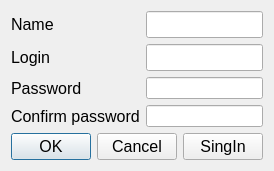
<?xml version="1.0" encoding="UTF-8"?>
<ui version="4.0">
 <class>RegistrationForm</class>
 <widget class="QWidget" name="RegistrationForm">
  <property name="geometry">
   <rect>
    <x>0</x>
    <y>0</y>
    <width>257</width>
    <height>155</height>
   </rect>
  </property>
  <property name="windowTitle">
   <string>Form</string>
  </property>
  <layout class="QVBoxLayout" name="verticalLayout">
   <item>
    <layout class="QFormLayout" name="formLayout">
     <item row="1" column="0">
      <widget class="QLabel" name="label">
       <property name="font">
        <font>
         <pointsize>12</pointsize>
        </font>
       </property>
       <property name="text">
        <string>Login</string>
       </property>
      </widget>
     </item>
     <item row="2" column="0">
      <widget class="QLabel" name="label_2">
       <property name="font">
        <font>
         <pointsize>12</pointsize>
        </font>
       </property>
       <property name="text">
        <string>Password</string>
       </property>
      </widget>
     </item>
     <item row="3" column="0">
      <widget class="QLabel" name="label_3">
       <property name="font">
        <font>
         <pointsize>12</pointsize>
        </font>
       </property>
       <property name="text">
        <string>Confirm password</string>
       </property>
      </widget>
     </item>
     <item row="1" column="1">
      <widget class="QLineEdit" name="loginLineEdit">
       <property name="font">
        <font>
         <pointsize>12</pointsize>
        </font>
       </property>
      </widget>
     </item>
     <item row="2" column="1">
      <widget class="QLineEdit" name="passwordLineEdit">
       <property name="echoMode">
        <enum>QLineEdit::Password</enum>
       </property>
      </widget>
     </item>
     <item row="3" column="1">
      <widget class="QLineEdit" name="passwordConfirmLineEdit">
       <property name="echoMode">
        <enum>QLineEdit::Password</enum>
       </property>
      </widget>
     </item>
     <item row="0" column="0">
      <widget class="QLabel" name="label_4">
       <property name="font">
        <font>
         <pointsize>12</pointsize>
        </font>
       </property>
       <property name="text">
        <string>Name</string>
       </property>
      </widget>
     </item>
     <item row="0" column="1">
      <widget class="QLineEdit" name="nameLineEdit">
       <property name="font">
        <font>
         <pointsize>12</pointsize>
        </font>
       </property>
      </widget>
     </item>
    </layout>
   </item>
   <item>
    <spacer name="verticalSpacer">
     <property name="orientation">
      <enum>Qt::Vertical</enum>
     </property>
     <property name="sizeHint" stdset="0">
      <size>
       <width>20</width>
       <height>40</height>
      </size>
     </property>
    </spacer>
   </item>
   <item>
    <layout class="QHBoxLayout" name="horizontalLayout">
     <item>
      <widget class="QDialogButtonBox" name="buttonBox">
       <property name="font">
        <font>
         <pointsize>12</pointsize>
        </font>
       </property>
       <property name="standardButtons">
        <set>QDialogButtonBox::Cancel|QDialogButtonBox::Ok</set>
       </property>
      </widget>
     </item>
     <item>
      <widget class="QPushButton" name="singInPushButton">
       <property name="font">
        <font>
         <pointsize>12</pointsize>
        </font>
       </property>
       <property name="text">
        <string>SingIn</string>
       </property>
      </widget>
     </item>
    </layout>
   </item>
  </layout>
 </widget>
 <tabstops>
  <tabstop>nameLineEdit</tabstop>
  <tabstop>loginLineEdit</tabstop>
  <tabstop>passwordLineEdit</tabstop>
  <tabstop>passwordConfirmLineEdit</tabstop>
  <tabstop>singInPushButton</tabstop>
 </tabstops>
 <resources/>
 <connections/>
</ui>
